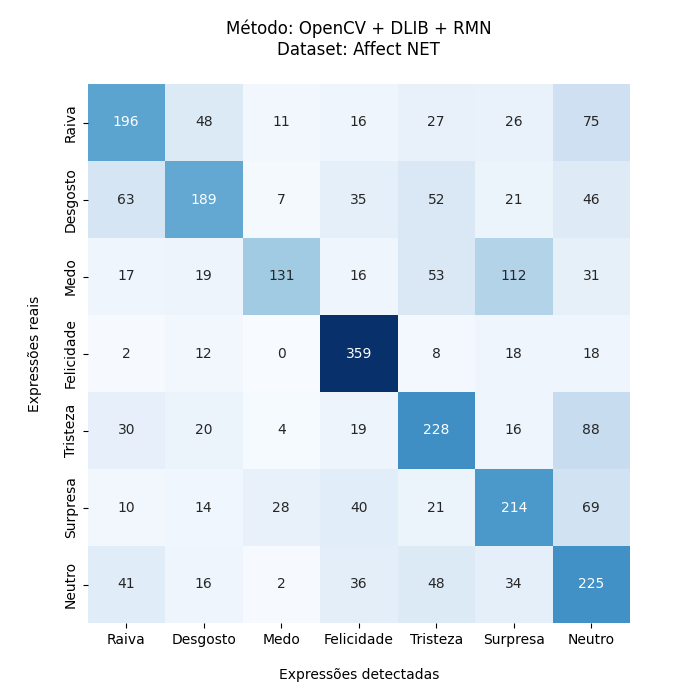

This chart was generated by the following Python code:
from sklearn.metrics import confusion_matrix
import pandas as pd
import seaborn as sns
from matplotlib import pyplot as plt
import numpy as np

df = pd.read_csv("fex.csv")

fex_esperada = df["FEX-esperada"]
fex_detectada = df["FEX-detectada"]

cf_matrix = confusion_matrix(fex_esperada, fex_detectada, labels=["angry", "disgust", "fear", "happy", "sad", "surprise", "neutral"])

print(cf_matrix)

fig, ax = plt.subplots(figsize=(7,7))

color = sns.cubehelix_palette(start=2.7, rot=0, dark=.02, light=.98, reverse=False, as_cmap=True)
ax = sns.heatmap(cf_matrix, annot=True, cmap=color, fmt='d', cbar=False)

ax.set_title('Método: OpenCV + DLIB + RMN\nDataset: Affect NET\n');
ax.set_xlabel('\nExpressões detectadas')
ax.set_ylabel('Expressões reais\n');

ptbr_fex = ["Raiva", "Desgosto", "Medo", "Felicidade", "Tristeza", "Surpresa", "Neutro"]

ax.xaxis.set_ticklabels(ptbr_fex)
ax.yaxis.set_ticklabels(ptbr_fex)

plt.savefig('cmatrix-affectnet.png')